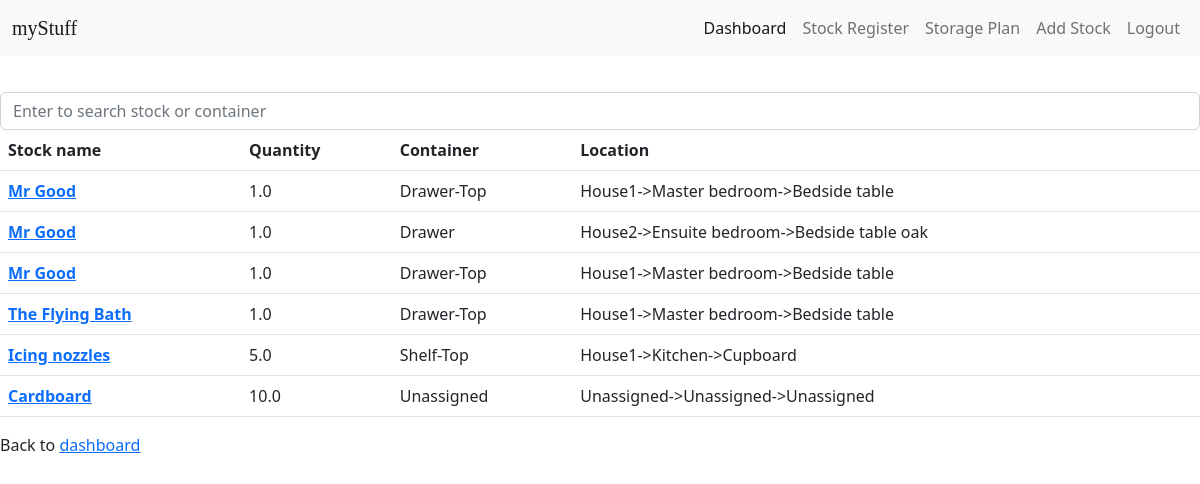
Page /view_stock (signed in) on the committed database.
### tables this page shows
CREATE TABLE stock(stock_id INTEGER PRIMARY KEY AUTOINCREMENT, stock_name TEXT NOT NULL, category_id INTEGER NOT NULL, note TEXT, user_id INTEGER REFERENCES user(id), FOREIGN KEY(category_id) REFERENCES category(category_id));

CREATE TABLE stock_container (
  stock_container_id INTEGER PRIMARY KEY AUTOINCREMENT,
  stock_id INTEGER NOT NULL,
  container_id INTEGER NOT NULL, quantity FLOAT NOT NULL,
  FOREIGN KEY (stock_id) REFERENCES stock (stock_id),
  FOREIGN KEY (container_id) REFERENCES container (container_id)
);

CREATE TABLE container (container_id INTEGER PRIMARY KEY AUTOINCREMENT,furniture_id INTEGER, container_name TEXT NOT NULL, is_unassigned INTEGER DEFAULT 0, FOREIGN KEY (furniture_id) REFERENCES furniture (furniture_id));

CREATE TABLE house (house_id INTEGER PRIMARY KEY AUTOINCREMENT, house_name TEXT NOT NULL, user_id INTEGER REFERENCES user(id));

CREATE TABLE room (room_id INTEGER PRIMARY KEY AUTOINCREMENT, room_name TEXT NOT NULL, house_id INTEGER, FOREIGN KEY (house_id) REFERENCES house (house_id));

CREATE TABLE furniture (furniture_id INTEGER PRIMARY KEY AUTOINCREMENT, furniture_name TEXT NOT NULL, room_id INTEGER, FOREIGN KEY (room_id) REFERENCES room (room_id));

### app.py (the view)
@app.route("/view_stock", methods=["GET", "POST"])
@login_required
def view_stock():
    db = get_db_connection()
    stocks = db.execute(
        "SELECT stock_container.stock_container_id, stock.stock_id,stock.stock_name,container.container_id, container.container_name, stock_container.quantity, furniture.furniture_name, room.room_name, house.house_name FROM stock_container LEFT JOIN stock ON stock.stock_id=stock_container.stock_id LEFT JOIN container ON container.container_id=stock_container.container_id LEFT JOIN furniture on furniture.furniture_id=container.furniture_id LEFT JOIN room on room.room_id=furniture.room_id LEFT JOIN house on house.house_id=room.house_id WHERE stock.user_id=?",
        [current_user.id],
    )
    stocks_dict = {}
    for stock in stocks:
        (
            stock_container_id,
            stock_id,
            stock_name,
            container_id,
            container_name,
            quantity,
            furniture_name,
            room_name,
            house_name,
        ) = stock
        if stock_container_id not in stocks_dict:
            stocks_dict[stock_container_id] = {
                "stock_id": stock_id,
                "stock_name": stock_name,
                "container_id": container_id,
                "container_name": container_name,
                "quantity": quantity,
                "furniture_name": furniture_name,
                "room_name": room_name,
                "house_name": house_name,
            }
    if request.method == "POST":
        pass
    else:
        return render_template("view_stock.html", stocks=stocks_dict)

### app.py (called while the page is built)
@login_manager.user_loader
def load_user(user_id):
    conn = sqlite3.connect("myStuff.db")
    c = conn.cursor()
    c.execute("SELECT * FROM user WHERE id=?", [user_id])
    user = c.fetchone()
    if user:
        return User(user[0], user[1])
    else:
        return None

def get_db_connection():
    conn = sqlite3.connect("myStuff.db")
    conn.row_factory = sqlite3.Row
    return conn

### templates/view_stock.html (shortened to what this page needs)
{% extends 'layout.html' %}
{% block content %}
<div id='searchbar'>
    <input class="form-control me-2" autocomplete='off' autofocus placeholder='Enter to search stock or container'
        aria-label="Search" type='text'>
</div>
<div>
    <table class="table">
        <thead>
            <tr>
                <th scope="col">Stock name</th>
                <th scope="col">Quantity</th>
                <th scope="col">Container</th>
                <th scope="col">Location</th>
            </tr>
        </thead>
        <tbody>
            {% for stock in stocks%}
            <tr>
                <th scope="row"><a href='/stock_info/{{stocks[stock]["stock_id"]}}'>{{stocks[stock]["stock_name"]}}</a>
                </th>
                <td>{{stocks[stock]["quantity"]}}</td>
                <td>{{stocks[stock]["container_name"]}}</td>
                <td>{{stocks[stock]["house_name"]}}->{{stocks[stock]["room_name"]}}->{{stocks[stock]["furniture_name"]}}
                </td>
            </tr>
            {% endfor%}
        </tbody>
    </table>
</div>
<div>
    <p>Back to <a href=' /dashboard'>dashboard</a></p>
</div>
{% endblock %}

### rows in the picture
stock: stock_name "Mr Good" "Mr Good" "Mr Good"
stock_container: quantity "1.0"
container: container_name "Drawer-Top" "Drawer-Top" "Drawer-Top"
house: house_name "House1" "House1" "House1" "House1"
room: room_name "Master bedroom" "Master bedroom" "Master bedroom"
furniture: furniture_name "Bedside table" "Bedside table" "Bedside table"
stock_container: quantity "1.0"
container: container_name "Drawer"
house: house_name "House2"
room: room_name "Ensuite bedroom"
furniture: furniture_name "Bedside table oak"
stock_container: quantity "1.0"
stock: stock_name "The Flying Bath"
stock_container: quantity "1.0"
stock: stock_name "Icing nozzles"
stock_container: quantity "5.0"
container: container_name "Shelf-Top"
room: room_name "Kitchen"
furniture: furniture_name "Cupboard"
stock: stock_name "Cardboard"
stock_container: quantity "10.0"
container: container_name "Unassigned"
house: house_name "Unassigned"
room: room_name "Unassigned"
furniture: furniture_name "Unassigned"
